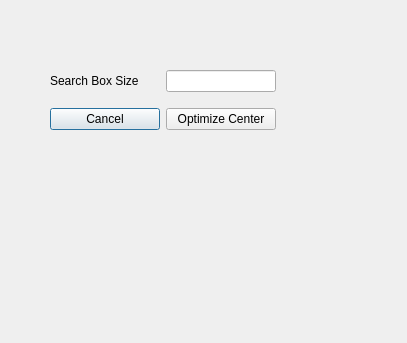
<?xml version="1.0" encoding="UTF-8"?>
<ui version="4.0">
<class>CorrectCenter</class>
 <widget class="QDialog" name="CorrectCenter">
  <property name="geometry">
   <rect>
    <x>0</x>
    <y>0</y>
    <width>407</width>
    <height>343</height>
   </rect>
  </property>
  <property name="windowTitle">
   <string>Dialog</string>
  </property>
  <widget class="QWidget" name="verticalLayoutWidget">
   <property name="geometry">
    <rect>
     <x>50</x>
     <y>60</y>
     <width>226</width>
     <height>80</height>
    </rect>
   </property>
   <layout class="QVBoxLayout" name="verticalLayout">
    <item>
     <layout class="QHBoxLayout" name="horizontalLayout_2">
      <item>
       <widget class="QLabel" name="label">
        <property name="text">
         <string>Search Box Size</string>
        </property>
        <property name="wordWrap">
         <bool>true</bool>
        </property>
       </widget>
      </item>
      <item>
       <widget class="QLineEdit" name="lineEdit_searchBoxSize">
        <property name="sizePolicy">
         <sizepolicy hsizetype="Minimum" vsizetype="Fixed">
          <horstretch>0</horstretch>
          <verstretch>0</verstretch>
         </sizepolicy>
        </property>
       </widget>
      </item>
     </layout>
    </item>
    <item>
     <layout class="QHBoxLayout" name="horizontalLayout">
      <item>
       <widget class="QPushButton" name="btn_cancel">
        <property name="text">
         <string>Cancel</string>
        </property>
       </widget>
      </item>
      <item>
       <widget class="QPushButton" name="btn_go">
        <property name="text">
         <string>Optimize Center</string>
        </property>
       </widget>
      </item>
     </layout>
    </item>
   </layout>
  </widget>
 </widget>
 <resources/>
 <connections/>
</ui>
